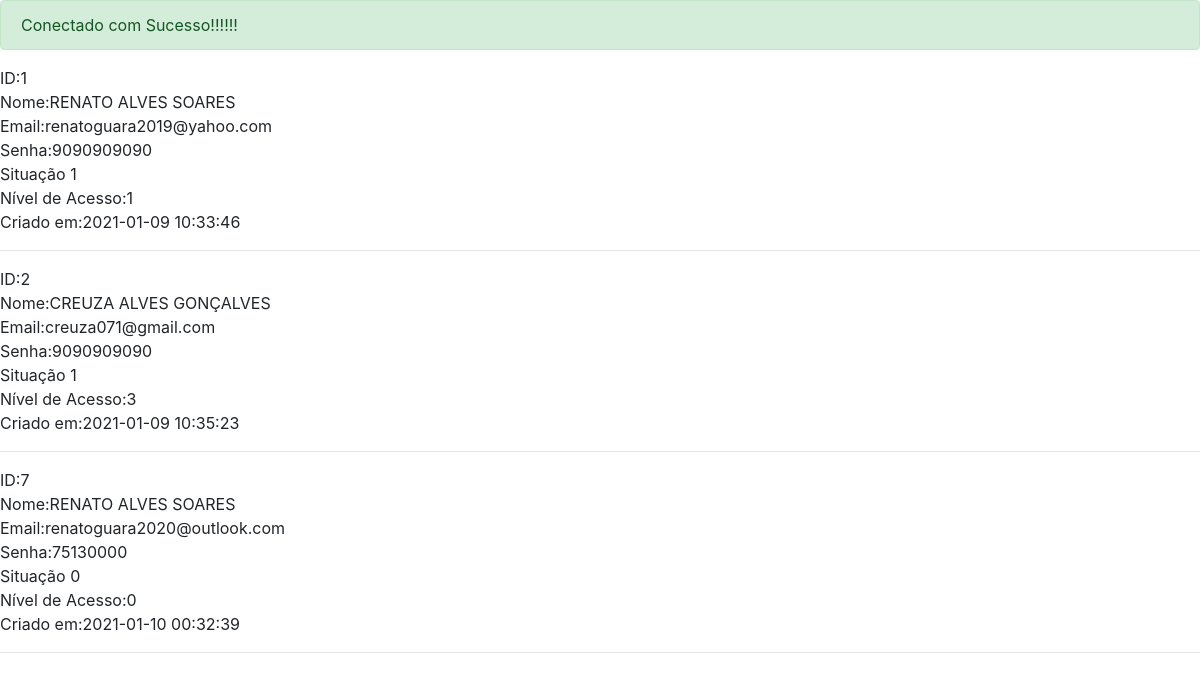
The page /select.php on the database its author committed.
### tables this page shows
CREATE TABLE `users` (
  `id` int(11) UNSIGNED NOT NULL,
  `nome` varchar(220) DEFAULT NULL,
  `email` varchar(220) NOT NULL,
  `senha` varchar(220) NOT NULL,
  `sits_user_id` int(11) NOT NULL,
  `niveis_acesso_id` int(11) NOT NULL,
  `created` datetime NOT NULL,
  `modified` datetime DEFAULT NULL
);

### select.php (the view)
<?php
include_once './connection.php';
$querySelect = " SELECT  * FROM users  ";
 $resultUsers= $conn->prepare($querySelect);
 $resultUsers->execute();
 while($row_user = $resultUsers->fetch(PDO::FETCH_ASSOC)){
echo "ID:". $row_user['id'] ."</br>";
echo "Nome:". $row_user['nome'] ."</br>";
echo "Email:". $row_user['email'] ."</br>";
echo "Senha:". $row_user['senha'] ."</br>";
echo "Situação " . $row_user['sits_user_id'] ."</br>";
echo "Nível de Acesso:". $row_user['niveis_acesso_id'] ."</br>";
echo "Criado em:".$row_user['created'] ."</br><hr>";
 }

### connection.php (shortened to what this page needs)
<!DOCTYPE html>
<html lang="en">
<head>
    <link rel="stylesheet" href="assets/css/bootstrap.min.css">
</head>
<body>
<?php
try{
?>
<div class="alert alert-success" role="alert">
  Conectado com Sucesso!!!!!!
</div>
<?php
}catch(PDOException $ex){
?>
<div class="alert alert-danger" role="alert">
  Erro ao Conectar!!!!!!
</div>
<?php
    echo "<h1>Erro ao Conectar</h1>".$ex->getMessage();
}
?>
</body>
</html>

### rows shown on the page
users: id "1", nome "RENATO ALVES SOARES", email "renatoguara2019@yahoo.com", senha "9090909090", sits_user "1", niveis_acesso "1", created "2021-01-09 10:33:46"
users: id "2", nome "CREUZA ALVES GONÇALVES", email "creuza071@gmail.com", senha "9090909090", sits_user "1", niveis_acesso "3", created "2021-01-09 10:35:23"
users: id "7", nome "RENATO ALVES SOARES", email "renatoguara2020@outlook.com", senha "75130000", sits_user "0", niveis_acesso "0", created "2021-01-10 00:32:39"
